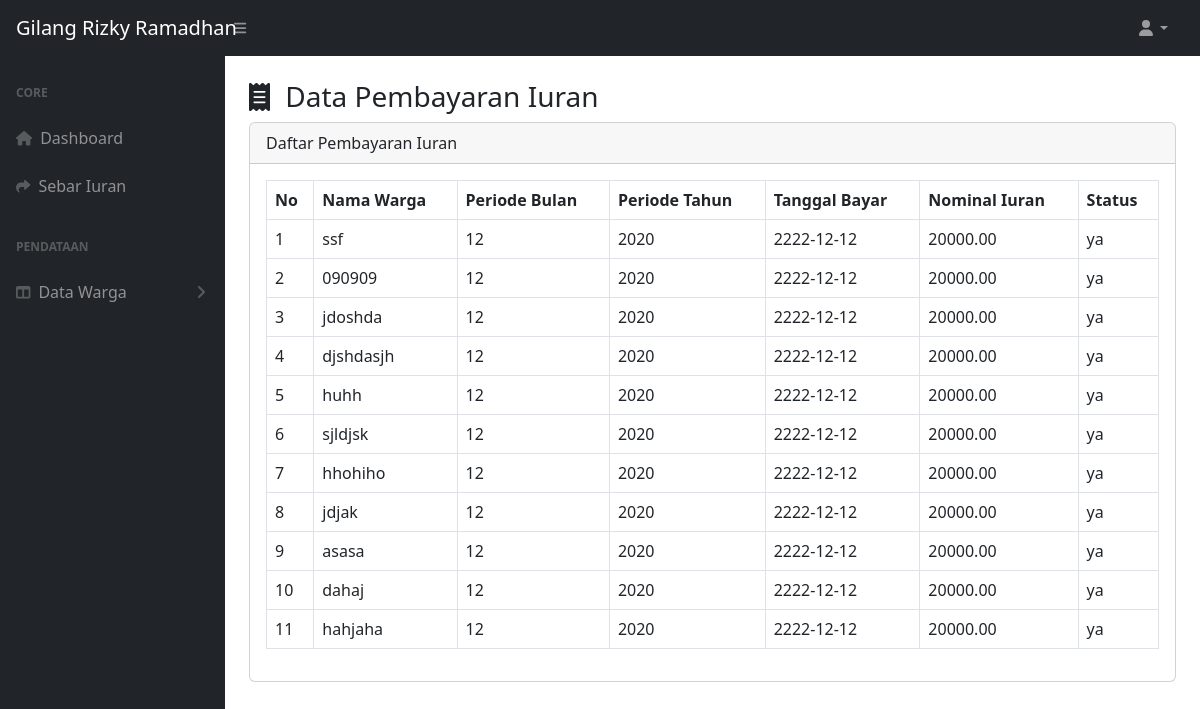
The page /index.php/pembayaran on the database its author committed.
### tables this page shows
CREATE TABLE `pembayaran_iuran` (
  `id` int(11) NOT NULL,
  `periode_bulan` varchar(2) NOT NULL,
  `periode_tahun` varchar(4) NOT NULL,
  `tgl_bayar` date NOT NULL,
  `nominal_iuran` decimal(10,2) NOT NULL,
  `status` varchar(20) NOT NULL,
  `warga_id` int(11) DEFAULT NULL
);

CREATE TABLE `warga` (
  `id` int(11) NOT NULL,
  `nik` varchar(16) DEFAULT NULL,
  `nama` varchar(120) DEFAULT NULL,
  `no_hp` varchar(12) DEFAULT NULL,
  `alamat` varchar(120) DEFAULT NULL,
  `gender` varchar(125) NOT NULL,
  `tgl_lahir` date DEFAULT NULL
);

### application/controllers/Pembayaran.php (called while the page is built, shortened)
<?php
class Pembayaran extends CI_Controller {
    public function index()
    {
        $this->db->select('pembayaran_iuran.*, warga.nama');
        $this->db->from('pembayaran_iuran');
        $this->db->join('warga', 'pembayaran_iuran.warga_id = warga.id');
        $query = $this->db->get();
        $data['pembayaran'] = $query->result();
        $this->load->view('pembayaran', $data);
        $this->load->view('template/intro');
        $this->load->view('template/navbar');
        $this->load->view('template/sidebar');
    }
}
?>

### index.php (called while the page is built, shortened)
<?php
require_once BASEPATH.'core/CodeIgniter.php';

### application/views/pembayaran.php (the view, shortened to what this page needs)
<div id="layoutSidenav">
    <div id="layoutSidenav_content">
        <div class="container-fluid px-4">
            <h3>
                <i class="fas fa-receipt me-2"></i>
                Data Pembayaran Iuran
            </h3>
            <div class="card mb-4">
                <div class="card-header">
                    Daftar Pembayaran Iuran
                </div>
                <div class="card-body">
                    <div class="table-responsive">
                        <table class="table table-bordered" id="dataTable" width="100%" cellspacing="0">
                            <thead>
                                <tr>
                                    <th>No</th>
                                    <th>Nama Warga</th>
                                    <th>Periode Bulan</th>
                                    <th>Periode Tahun</th>
                                    <th>Tanggal Bayar</th>
                                    <th>Nominal Iuran</th>
                                    <th>Status</th>
                                </tr>
                            </thead>
                            <tbody>
                                <?php $no = 1; foreach ($pembayaran as $item): ?>
                                    <tr>
                                        <td><?= $no++ ?></td>
                                        <td><?= $item->nama ?></td>
                                        <td><?= $item->periode_bulan ?></td>
                                        <td><?= $item->periode_tahun ?></td>
                                        <td><?= $item->tgl_bayar ?></td>
                                        <td><?= $item->nominal_iuran ?></td>
                                        <td><?= $item->status ?></td>
                                    </tr>
                                <?php endforeach; ?>
                            </tbody>
                        </table>
                    </div>
                </div>
            </div>
        </div>
    </div>
</div>

### rows shown on the page
pembayaran_iuran: warga.nama "ssf", periode_bulan "12", periode_tahun "2020", tgl_bayar "2222-12-12", nominal_iuran "20000.00", status "ya"
pembayaran_iuran: warga.nama "090909", periode_bulan "12", periode_tahun "2020", tgl_bayar "2222-12-12", nominal_iuran "20000.00", status "ya"
pembayaran_iuran: warga.nama "jdoshda", periode_bulan "12", periode_tahun "2020", tgl_bayar "2222-12-12", nominal_iuran "20000.00", status "ya"
pembayaran_iuran: warga.nama "djshdasjh", periode_bulan "12", periode_tahun "2020", tgl_bayar "2222-12-12", nominal_iuran "20000.00", status "ya"
pembayaran_iuran: warga.nama "huhh", periode_bulan "12", periode_tahun "2020", tgl_bayar "2222-12-12", nominal_iuran "20000.00", status "ya"
pembayaran_iuran: warga.nama "sjldjsk", periode_bulan "12", periode_tahun "2020", tgl_bayar "2222-12-12", nominal_iuran "20000.00", status "ya"
pembayaran_iuran: warga.nama "hhohiho", periode_bulan "12", periode_tahun "2020", tgl_bayar "2222-12-12", nominal_iuran "20000.00", status "ya"
pembayaran_iuran: warga.nama "jdjak", periode_bulan "12", periode_tahun "2020", tgl_bayar "2222-12-12", nominal_iuran "20000.00", status "ya"
pembayaran_iuran: warga.nama "asasa", periode_bulan "12", periode_tahun "2020", tgl_bayar "2222-12-12", nominal_iuran "20000.00", status "ya"
pembayaran_iuran: warga.nama "dahaj", periode_bulan "12", periode_tahun "2020", tgl_bayar "2222-12-12", nominal_iuran "20000.00", status "ya"
pembayaran_iuran: warga.nama "hahjaha", periode_bulan "12", periode_tahun "2020", tgl_bayar "2222-12-12", nominal_iuran "20000.00", status "ya"
